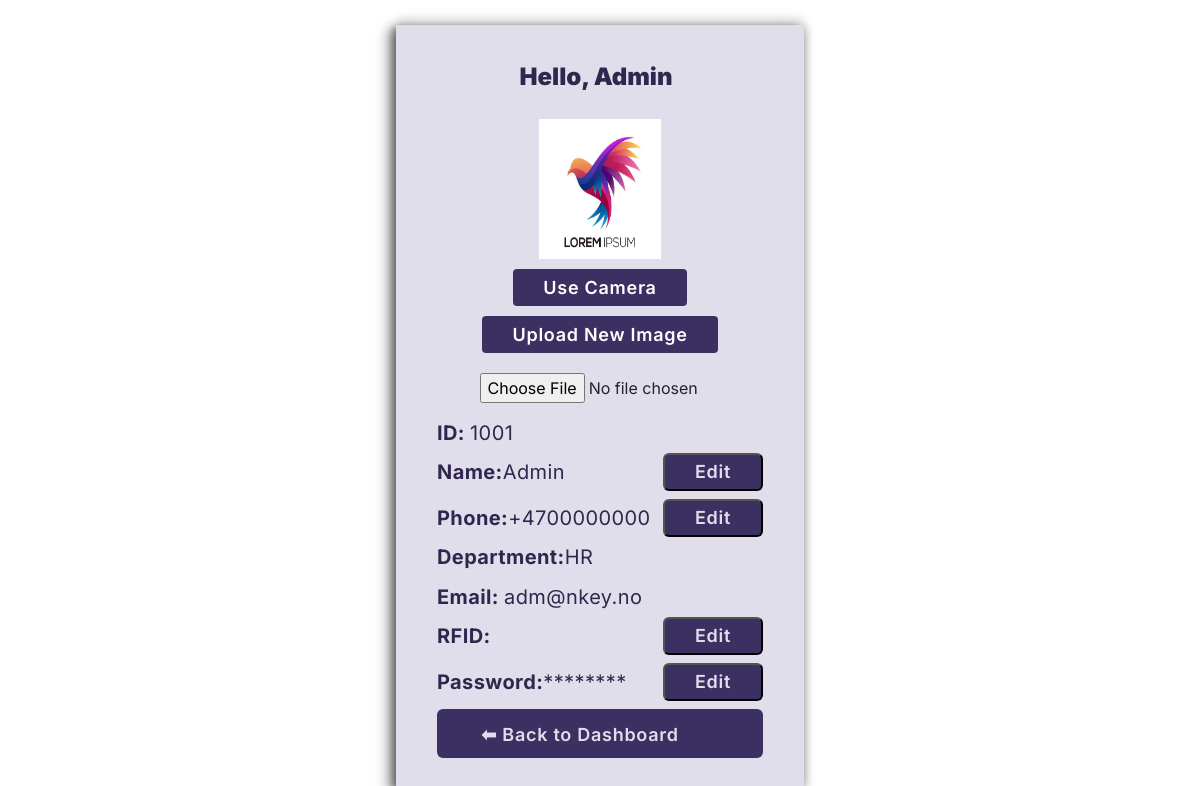
The app's page /my_page.php (signed in) with its own data.
### tables this page shows
CREATE TABLE users (
  employee_id INTEGER PRIMARY KEY AUTOINCREMENT,
  name TEXT NOT NULL,
  email TEXT UNIQUE NOT NULL,
  password_hash TEXT NOT NULL,
  is_admin INTEGER NOT NULL DEFAULT 0,
  profile_image TEXT DEFAULT '/uploads/default.jpg',
  phone TEXT,
  department TEXT,
  manager_email TEXT,
  leave_quota INTEGER DEFAULT 21,
  leave_used INTEGER DEFAULT 0,
  date_created TEXT DEFAULT CURRENT_TIMESTAMP,
  last_login TEXT
, rfid_id TEXT);

### my_page.php (the view, shortened to what this page needs)
<?php
require_once "includes/config.php";
$employee_id = $_SESSION["employee_id"];
$stmt = $conn->prepare("SELECT * FROM users WHERE employee_id = ?");
$stmt->execute([$employee_id]);
$user = $stmt->fetch(PDO::FETCH_ASSOC);
?>
<!DOCTYPE html>
<html lang="en">
<head>
  <link href="https://cdn.jsdelivr.net/npm/bootstrap@5.3.3/dist/css/bootstrap.min.css" rel="stylesheet">
  <link rel="stylesheet" href="./css/style.css">
</head>
<body>
  <div class="container_profile">
    <div class="header_profile">
      <form action="./upload_image.php" method="post" enctype="multipart/form-data" id="uploadForm">
        <h4 class="mpage_H"><b>Hello, <?= htmlspecialchars($user['name']) ?></b></h4>
          <div class="img_info">
          <img src="<?= htmlspecialchars($user['profile_image'] ?: './uploads/user.png') ?>" alt="" class="" width="122" height="140">
          <button type="button" class="btn_upload_img" id="cameraBtn">Use Camera</button>
          <button type="submit" class="btn_upload_img" id="uploadBtn" disabled>Upload New Image</button>
          <input type="file" name="profile_image" class="input_img" id="profileInput">
          </div>
      </form>
      <ul>
        <li class="list-group-item"><span><b>ID: </b><?= $user['employee_id'] ?></li></span>
        <li class="list-group-item"><b>Name: </b> <?= htmlspecialchars($user['name']) ?><button class="btn_edit" onclick="editField('name')">Edit</button>
        </li>
        <li class="list-group-item"><b>Phone: </b><?= htmlspecialchars($user['phone']) ?><button class="btn_edit_phone" onclick="editField('phone')">Edit</button>
        </li>
        <li class="list-group-item">
          <span class="list-group-item"><b>Department: </b><?= htmlspecialchars($user['department']) ?></span>
        </li>
        <li class="list-group-item">
          <span><b>Email: </b> <?= htmlspecialchars($user['manager_email']) ?></span>
        </li>
        <li>
          <span class="list-group-item"><b>RFID: </b><?= htmlspecialchars($user['rfid_id'] ?? '') ?><button class="btn_edit_RFID" onclick="editField('rfid_id')">Edit</button></span>
        </li>
        <li class="list-group-item"><b>Password: </b> ******** <button class="btn_edit_pas" onclick="editField('password')">Edit</button>
        </li>
      </ul>
  </div>
  <a href="./dashboard.php" class="btn_dashboard">⬅ Back to Dashboard</a>
</body>
</html>

### css/style.css (style rules this page uses)
:root { --primary-bg: #E0DEEB; --sidebar-bg: #705AB4; --sidebar-hover: #8C75D6; --sidebar-text: #E0DEEB; --font-family: 'Inter', sans-serif; --btn-bg: #302B4F; --btn-hover: #504A7A; --table-border: #C5C3D6; --table-header-bg: #f4f2fc; --table-hover: #f0edff; --text-color: #2a2644; }
* { margin: 0; padding: 0; box-sizing: border-box; }
body { font-family: var(--font-family); display: flex; justify-content: center; align-items: center; }
.container_profile { width: 34%; max-height: 1170px; display: flex; flex-direction: column; background-color: #E0DEEB; margin-top: 25px; box-shadow: -8px 4px 12px rgba(0, 0, 0, 0.4), -4px 2px 6px rgba(0, 0, 0, 0.2), 4px 2px 8px rgba(0, 0, 0, 0.1), 0 6px 10px rgba(0, 0, 0, 0.15), 0 -6px 10px rgba(0, 0, 0, 0.15); padding:0px 41px 30px 41px; }
a { text-decoration: none; }
::placeholder { font-family: 'Inter'; font-style: normal; font-weight: 200; font-size: 16px; line-height: 19px; letter-spacing: 0.06em; color: rgba(129, 112, 202, 0.6); padding: 0 0 0 15px; }
.mpage_H { font-family: 'Inter'; font-style: normal; font-weight: 600; font-size: 24px; line-height: 24px; color: #31274E; text-align: center; margin: 37px 8px 28px 0px; }
.mpage_H { font-family: 'Inter'; font-style: normal; font-size: 24px; line-height: 29px; color: #31274E; text-align: center; }
ul, ol, li { list-style: none; padding: 0; margin: 0; }
.list-group-item { font-family: 'Inter'; font-style: normal; font-size: 20px; line-height: 24px; letter-spacing: 0.02em; color: #31274E; margin: 0 0 8px 0; justify-content: space-between; align-items: center; flex-wrap: wrap; display: flex; }
.btn_edit, .btn_edit_phone, .btn_edit_RFID, .btn_edit_pas { margin-left: auto; }
.btn_save, .btn_cansel, .btn-success, .btn-secondary, .btn_upload_img, .btn_edit, .btn_edit_pas, .btn_reqest, .btn_user_dash, .btn_user_new, .btn_add_back, .btn_add-users, .btn_back_time, .btn_save_users, .btn_confirm, .btn-submit, .btn_print, .btn-mirror { font-family: 'Inter'; font-style: normal; font-weight: 600; font-size: 18px; letter-spacing: 0.04em; color: #E0DEEB; background: #3C3062; border-radius: 6px; text-decoration: none; }
.btn_upload_img { padding: 5px 30px; color: white; border: none; border-radius: 4px; cursor: pointer; transition: all 0.3s ease; background: #3C3062; width: fit-content; }
.btn_edit { padding: 5px 30px 5px 30px; padding: 5px 30px 5px 30px; font-family: 'Inter'; font-style: normal; font-weight: 600; font-size: 18px; letter-spacing: 0.04em; color: #E0DEEB; background: #3C3062; border-radius: 6px; }
.input_img { padding: 0 0px 8px 103px; margin-top: 10px; }
.img_info { display: flex; flex-direction: column; align-items: center; gap: 10px; margin-top: 10px; }
.btn_edit_pas { left: 50%; padding: 5px 30px 5px 30px; bottom: 23%; }
.btn_edit_phone { padding: 5px 30px 5px 30px; font-family: 'Inter'; font-style: normal; font-weight: 600; font-size: 18px; letter-spacing: 0.04em; color: #E0DEEB; background: #3C3062; border-radius: 6px; left: 49%; }
.btn_edit_RFID { padding: 5px 30px 5px 30px; font-family: 'Inter'; font-style: normal; font-weight: 600; font-size: 18px; letter-spacing: 0.04em; color: #E0DEEB; background: #3C3062; border-radius: 6px; left: 32%; }
.btn_dashboard { padding-top: 12px; padding-right: 40px; padding-bottom: 10px; position: relative; font-family: 'Inter'; font-style: normal; font-weight: 600; font-size: 18px; letter-spacing: 0.04em; color: #E0DEEB; background: #3C3062; border-radius: 6px; text-decoration: none; text-align: center; }

### records on screen
users: name "Admin", profile_image (picture), employee_id "1001", phone "+4700000000", department "HR", manager_email "adm@nkey.no"
